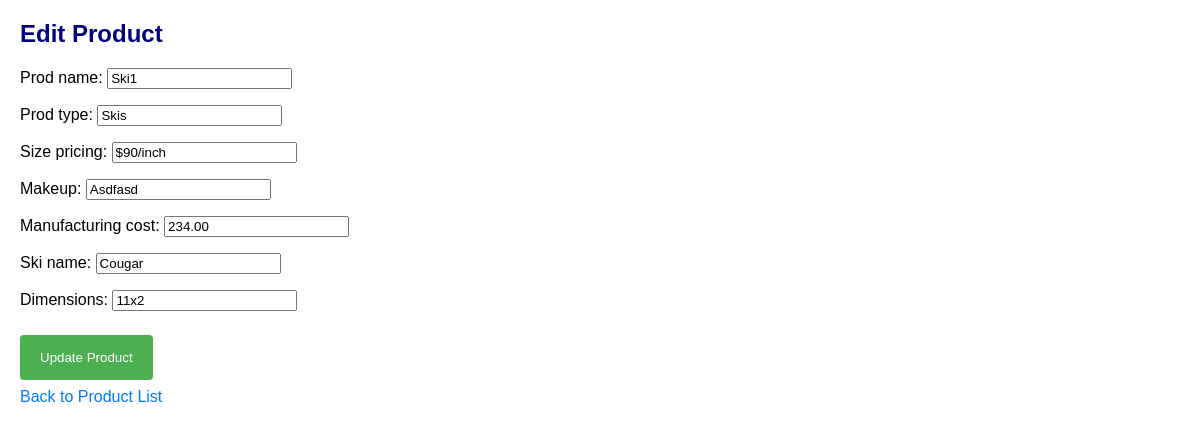
The page /mainwebsite/products/edit/5/ on the database its author committed.
### mainwebsite/models.py (models this page shows)
class Product(models.Model):
    prod_id = models.AutoField(primary_key=True)
    prod_name = models.CharField(max_length=100)
    prod_type = models.CharField(max_length=50)
    size_pricing = models.CharField(max_length=50)
    makeup = models.CharField(max_length=50)
    manufacturing_cost = models.DecimalField(max_digits=10, decimal_places=2)
    ski_name = models.CharField(max_length=100)
    dimensions = models.CharField(max_length=100)

### mainwebsite/views.py (the view, shortened to what this page needs)
# urls.py: path('products/edit/<int:pk>/', views.ProductUpdate.as_view(), name='product_edit'),
class ProductUpdate(View):
    def get(self, request, pk):
        product = get_object_or_404(Product, pk=pk)
        form = ProductForm(instance=product)
        return render(request, 'products/product_update.html', {'form': form, 'product': product})

### mainwebsite/forms.py
class ProductForm(forms.ModelForm):
    class Meta:
        model = Product
        fields = '__all__'

### templates/products/product_update.html (shortened to what this page needs)
<!DOCTYPE html>
<html lang="en">
<head>
</head>
<body>
{% block content %}
    <h2>Edit Product</h2>
    <form method="post">
        {{ form.as_p }}
        <button type="submit" class="form-submit">Update Product</button>
    </form>
    <a href="{% url 'product_list' %}">Back to Product List</a>
{% endblock %}
</body>
</html>

### templates/products/product_update.html (style rules this page uses)
body { font-family: Arial, sans-serif; margin: 20px; }
h2 { color: navy; }
a { color: #007bff; text-decoration: none; }
.form-submit { background-color: #4CAF50; color: white; padding: 15px 20px; margin: 8px 0; border: none; border-radius: 4px; cursor: pointer; }
form { margin-top: 20px; }

### rows shown on the page
Product: prod_name "Ski1", prod_type "Skis", size_pricing "$90/inch", makeup "Asdfasd", manufacturing_cost "234.00", ski_name "Cougar", dimensions "11x2"
